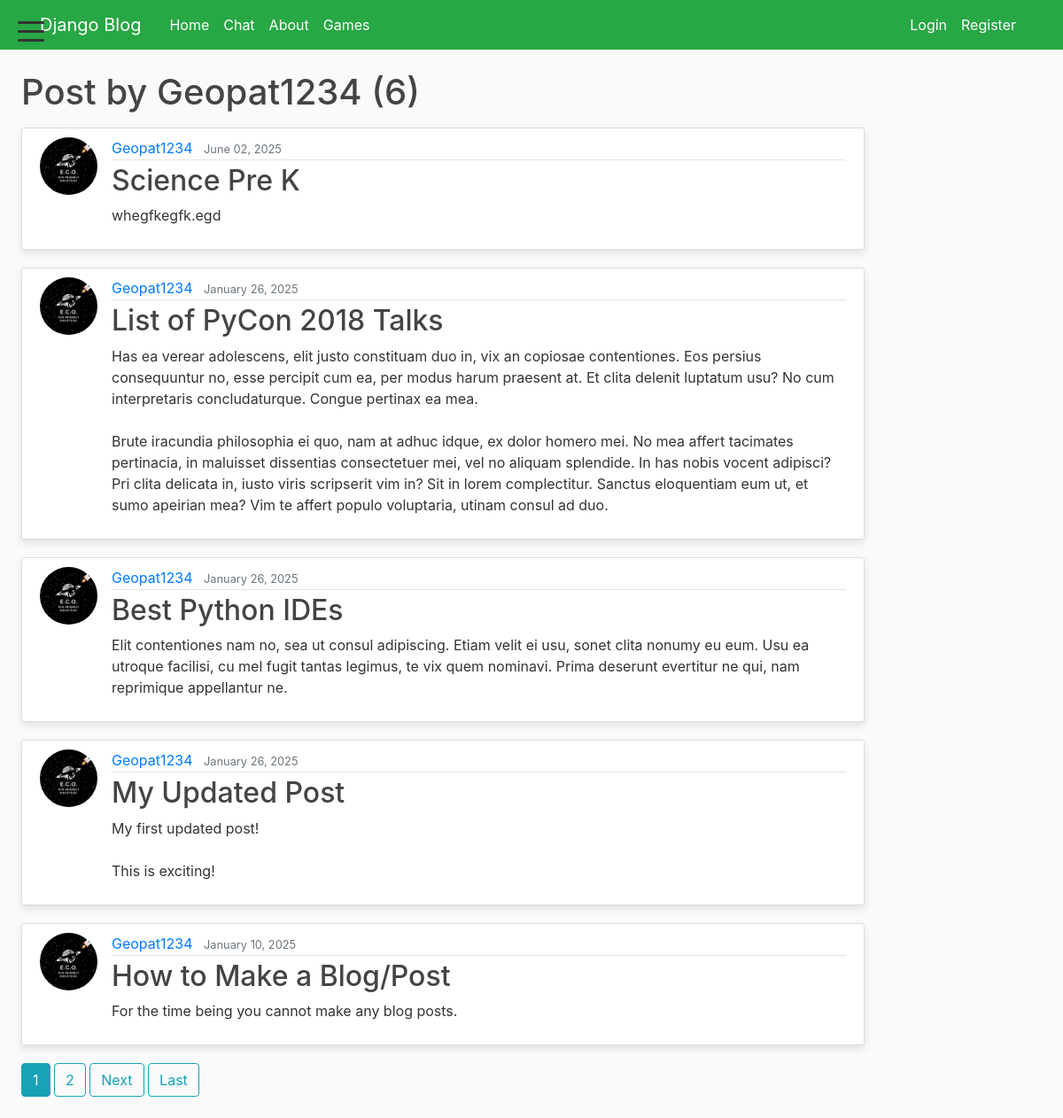
Screenshot of /user/Geopat1234 with the database file from the repository.
### blog/models.py (models this page shows, shortened)
class Post(models.Model):
    title = models.CharField(max_length=100)
    content = models.TextField()
    date_posted = models.DateTimeField(default=timezone.now)
    author = models.ForeignKey(User, on_delete=models.CASCADE)

### users/models.py (models this page shows, shortened)
class Profile(models.Model):
    USER_TYPES = (
        ('student', 'Student'),
        ('parent', 'Parent'),
        ('teacher', 'Teacher'),
    )
    user = models.OneToOneField(User, on_delete=models.CASCADE)
    image = models.ImageField(default='default.jpg', upload_to='profile_pics')
    sprite = models.ImageField(upload_to='sprites/', blank=True, null=True)  # <-- Move this line here
    user_type = models.CharField(max_length=10, choices=USER_TYPES, default='student')
    grade = models.CharField(max_length=20, blank=True, null=True)

### blog/views.py (the view)
# urls.py: path('user/<str:username>', UserPostListView.as_view(), name='user-posts'),
class UserPostListView(ListView):
    model = Post
    template_name = 'blog/user_posts.html'
    context_object_name = 'posts'
    paginate_by = 5
    def get_queryset(self):
        user = get_object_or_404(User, username=self.kwargs.get('username'))
        return Post.objects.filter(author=user).order_by('-date_posted')

### blog/templatetags/custom_filters.py (called while the page is built)
@register.filter(name='is_not_student')
def is_not_student(user):
    return not user.groups.filter(name='Students').exists()

### blog/templates/blog/user_posts.html (shortened to what this page needs)
{% extends "blog/base.html" %}
{% block content %}
    <h1 class="mb-3">Post by {{ view.kwargs.username }} ({{ page_obj.paginator.count }})</h1>
    {% for post in posts %}
        <article class="media content-section">
            <img class="rounded-circle article-img" src="{{ post.author.profile.image.url }}">
            <div class="media-body">
            <div class="article-metadata">
                <a class="mr-2" href="{% url 'user-posts' post.author.username %}">{{ post.author }}</a>
                <small class="text-muted">{{ post.date_posted|date:"F d, Y" }}</small>
            </div>
            <h2><a class="article-title" href="{% url 'post-detail' post.id%}">{{ post.title }}</a></h2>
            <p class="article-content">{{ post.content }}</p>
            </div>
        </article>
    {% endfor %}
    {% if is_paginated %}
        {% for num in page_obj.paginator.page_range %}
            {% if page_obj.number == num %}
                <a class="btn btn-info mb-4" href="?page={{ num }}">{{ num }}</a>
            {% elif num > page_obj.number|add:'-3' and num < page_obj.number|add:'3' %}
                <a class="btn btn-outline-info mb-4" href="?page={{ num }}">{{ num }}</a>
            {% endif %}
        {% endfor %}
        {% if page_obj.has_next %}
            <a class="btn btn-outline-info mb-4" href="?page={{ page_obj.next_page_number }}">Next</a>
            <a class="btn btn-outline-info mb-4" href="?page={{ page_obj.paginator.num_pages }}">Last</a>
        {% endif %}
    {% endif %}
{% endblock content %}

### blog/templates/blog/base.html (shortened to what this page needs)
{% load static %}
{% load custom_filters %}
<!DOCTYPE html>
<html>
<head>
    <link rel="stylesheet" href="https://cdn.jsdelivr.net/npm/bootstrap@4.0.0/dist/css/bootstrap.min.css">
    <link rel="stylesheet" type="text/css" href="{% static 'blog/main.css' %}">
</head>
<body>
    <header class="site-header">
        <nav class="navbar navbar-expand-md navbar-dark bg-steel fixed-top">
            <div class="container">
                <button id="sidebarToggle" class="hamburger-menu">
                    <div class="bar"></div>
                    <div class="bar"></div>
                    <div class="bar"></div>
                </button>
                <a class="navbar-brand mr-4" href="{% url 'home' %}">Django Blog</a>
                <div class="collapse navbar-collapse" id="navbarToggle">
                    <div class="navbar-nav mr-auto">
                        <a class="nav-item nav-link" href="{% url 'home' %}">Home</a>
                        {% if user|is_not_student %}
                            <a class="nav-item nav-link" href="{% url 'chat' %}">Chat</a>
                        {% endif %}
                        <a class="nav-item nav-link" href="{% url 'blog-about' %}">About</a>
                        <a class="nav-item nav-link" href="{% url 'games' %}">Games</a>
                    </div>
                    <div class="navbar-nav">
                        {% if user.is_authenticated %}
                            <a class="nav-item nav-link" href="{% url 'logout' %}">Logout</a>
                            {% if user.profile.user_type == 'teacher' %}
                                <a class="nav-item nav-link btn btn-outline-primary ml-2" href="{% url 'membership' %}">Membership</a>
                            {% endif %}
                        {% else %}
                            <a class="nav-item nav-link" href="{% url 'choose-login' %}">Login</a>
                            <a class="nav-item nav-link" href="{% url 'register' %}">Register</a>
                        {% endif %}
                    </div>
                </div>
            </div>
        </nav>
    </header>
    <div class="container-fluid">
        <div class="row">
            <main class="col-md-9 ms-sm-auto col-lg-10 px-md-4">
                <div class="row">
                    <div class="col">
                        {% block content %}{% endblock %}
                    </div>
                </div>
            </main>
        </div>
    </div>
</body>
</html>

### blog/static/blog/main.css (style rules this page uses)
body { background: #fafafa; color: #333333; margin-top: 5rem; }
h1, h2, h3, h4, h5, h6 { color: #444444; }
.bg-steel { background-color: #28a745; }
.site-header { background: linear-gradient(45deg, #28a745, #ff9800); }
.site-header .navbar-nav .nav-link { color: #ffffff; }
.content-section { background: #ffffff; padding: 10px 20px; border: 1px solid #dddddd; border-radius: 3px; margin-bottom: 20px; box-shadow: 0 4px 8px rgba(0, 0, 0, 0.1); }
.article-title { color: #444444; }
.article-content { white-space: pre-line; }
.article-img { height: 65px; width: 65px; margin-right: 16px; }
.article-metadata { padding-bottom: 1px; margin-bottom: 4px; border-bottom: 1px solid #e3e3e3; }
.hamburger-menu { display: flex; flex-direction: column; justify-content: space-around; width: 30px; height: 30px; background: transparent; border: none; cursor: pointer; padding: 0; z-index: 101; position: fixed; top: 20px; left: 20px; outline: none; }
.hamburger-menu .bar { width: 100%; height: 3px; background-color: #333; border-radius: 2px; }

### rows the page displays
Post: author.profile.image (picture), author "Geopat1234", date_posted "June 02, 2025", title "Science Pre K", content "whegfkegfk.egd"
Post: author.profile.image (picture), author "Geopat1234", date_posted "January 26, 2025", title "List of PyCon 2018 Talks", content "Has ea verear adolescens, elit justo constituam duo in, vix an copiosae contentiones. Eos persius consequuntur no, esse percipit cum ea, per modus harum praesent at. Et clita delenit luptatum usu? No cum interpretaris concludaturque. Congue pertinax ea mea. Brute iracundia philosophia ei quo, nam at adhuc idque, ex dolor homero mei. No mea affert tacimates pertinacia, in maluisset dissentias consectetuer mei, vel no aliquam splendide. In has nobis vocent adipisci? Pri clita delicata in, iusto viris scripserit vim in? Sit in lorem complectitur. Sanctus eloquentiam eum ut, et sumo apeirian mea? Vim te affert populo voluptaria, utinam consul ad duo."
Post: author.profile.image (picture), author "Geopat1234", date_posted "January 26, 2025", title "Best Python IDEs", content "Elit contentiones nam no, sea ut consul adipiscing. Etiam velit ei usu, sonet clita nonumy eu eum. Usu ea utroque facilisi, cu mel fugit tantas legimus, te vix quem nominavi. Prima deserunt evertitur ne qui, nam reprimique appellantur ne."
Post: author.profile.image (picture), author "Geopat1234", date_posted "January 26, 2025", title "My Updated Post", content "My first updated post! This is exciting!"
Post: author.profile.image (picture), author "Geopat1234", date_posted "January 10, 2025", title "How to Make a Blog/Post", content "For the time being you cannot make any blog posts."

### other values shown
{{ view.kwargs.username }} "Geopat1234"
{{ page_obj.paginator.count }} "6"
{{ num }} "1"
{{ num }} "2"
